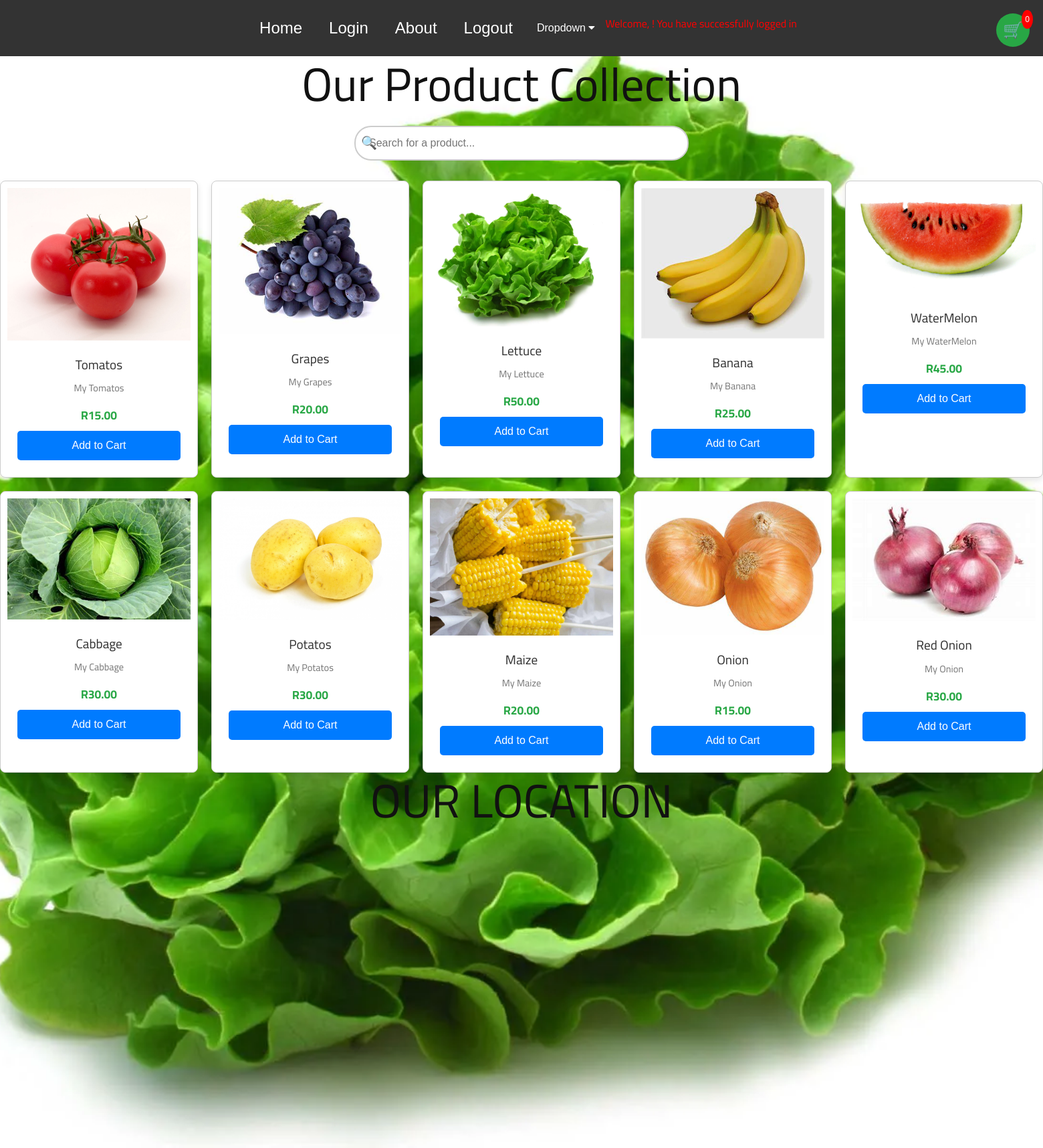
Page /product_list/ on the committed database.
### accounts/models.py (models this page shows, shortened)
class Product(models.Model):
    name = models.CharField(max_length=100)
    price = models.DecimalField(max_digits=10, decimal_places=2)
    image = models.ImageField(upload_to='products/')  # Uploaded images will be saved in 'media/products/'

### accounts/views.py (the view)
# urls.py: path('product_list/', views.product_list, name='product_list'),
def product_list(request):
    categories = Category.objects.all()
    products = Product.objects.all()
    return render(request, 'product_list.html', {'categories': categories, 'products': products})

### templates/product_list.html (shortened to what this page needs)
<!DOCTYPE html>
<html lang="en">
    {% load static %}
<head>
    <link rel="stylesheet" href="static/css/bootstrap.min.css" type="text/css">
    <link rel="stylesheet" href="static/css/font-awesome.min.css" type="text/css">
    <link rel="stylesheet" href="static/css/elegant-icons.css" type="text/css">
    <link rel="stylesheet" href="static/css/nice-select.css" type="text/css">
    <link rel="stylesheet" href="static/css/jquery-ui.min.css" type="text/css">
    <link rel="stylesheet" href="static/css/owl.carousel.min.css" type="text/css">
    <link rel="stylesheet" href="static/css/slicknav.min.css" type="text/css">
    <link rel="stylesheet" href="static/css/style.css" type="text/css">
    <link rel="stylesheet" href="https://cdnjs.cloudflare.com/ajax/libs/font-awesome/4.7.0/css/font-awesome.min.css">
</head>
<body>
    <!DOCTYPE html>
<html lang="en">
<head>
    <link href="https://cdnjs.cloudflare.com/ajax/libs/font-awesome/4.7.0/css/font-awesome.min.css" rel="stylesheet">
</head>
<body>
    <div class="navbar">
        <a href="{% url 'index' %}">Home</a>
        <a href="{% url 'auth_login' %}">Login</a>
        <a href="{% url 'about' %}">About</a>
        <a href="{% url 'index' %}">Logout</a>
        <div class="dropdown">
            <button class="dropbtn">Dropdown <i class="fa fa-caret-down"></i></button>
        </div>
        <p style="color: red;"> Welcome, {{ user.username }}!
            You have successfully logged in</p>
       </div>
</body>
</html>
    <h1>Our Product Collection</h1>
    <div class="search-container">
        <input type="text" id="searchBar" placeholder="Search for a product..." onkeyup="filterProducts()">
        <span class="search-icon">🔍</span>
    </div>
    <ul class="product-list">
        {% for product in products %}
        <li class="product">
            <img src="{{ product.image.url }}" alt="{{ product.name }}">
            <div class="product-content">
                <h3>{{ product.name }}</h3>
                <p>{{ product.description }}</p>
                <p class="price">R{{ product.price }}</p>
                <button class="cart-button" onclick="addToCart('{{ product.id }}', '{{ product.name }}', '{{ product.price }}')">Add to Cart</button>
            </div>
        </li>
        {% endfor %}
    </ul>
    <div class="cart-icon" onclick="toggleCart()">
        🛒
        <div class="item-count" id="cart-item-count">0</div>
    </div>
    <center>
        <h1>OUR LOCATION</h1>
        <iframe src="https://www.google.com/maps/embed?pb=!1m14!1m12!1m3!1d28765.83081660044!2d28.1739264!3d-25.680281599999997!2m3!1f0!2f0!3f0!3m2!1i1024!2i768!4f13.1!5e0!3m2!1sen!2sza!4v1731853048921!5m2!1sen!2sza" width="1700" height="450" style="border:0;" allowfullscreen=""  position="absolute" loading="lazy"></iframe>
       </center>
</body>
</html>

### templates/product_list.html (style rules this page uses)
h1, h2 { text-align: center; margin-bottom: 20px; }
.search-container { position: relative; width: 80%; max-width: 500px; margin: 0 auto 30px; }
#searchBar { width: 100%; padding: 12px 40px 12px 20px; font-size: 1rem; border-radius: 25px; border: 2px solid #ccc; outline: none; transition: all 0.3s ease; }
.search-icon { position: absolute; left: 10px; top: 50%; transform: translateY(-50%); color: #888; font-size: 1.2rem; }
.product-list { display: grid; grid-template-columns: repeat(auto-fill, minmax(250px, 1fr)); gap: 20px; list-style: none; padding: 0; }
.product { background: #fff; border-radius: 8px; box-shadow: 0 4px 10px rgba(0, 0, 0, 0.1); text-align: center; transition: transform 0.3s ease, box-shadow 0.3s ease; overflow: hidden; }
.product img { width: 100%; height: auto; transition: transform 0.3s ease; }
.product-content { padding: 15px; }
.product h3 { margin: 10px 0; font-size: 1.2rem; color: #333; }
.product p { font-size: 0.9rem; color: #777; }
.product .price { font-size: 1.1rem; color: #28a745; font-weight: bold; margin: 10px 0; }
.cart-button { background-color: #007bff; color: white; border: none; padding: 10px; width: 100%; font-size: 1rem; border-radius: 5px; cursor: pointer; transition: background-color 0.3s ease; }
.cart-icon { position: fixed; top: 20px; right: 20px; width: 50px; height: 50px; background-color: #28a745; border-radius: 50%; display: flex; justify-content: center; align-items: center; color: white; font-size: 24px; cursor: pointer; z-index: 1000; }
.cart-icon .item-count { position: absolute; top: -5px; right: -5px; background-color: #ff0000; color: white; font-size: 12px; padding: 5px; border-radius: 50%; }
body { font-family: Arial, sans-serif; margin: 0; padding: 0; background-color: #f4f7f6; }
.navbar { background-color: #333; overflow: hidden; display: flex; justify-content: center; align-items: center; padding: 10px 0; }
.navbar a { color: white; text-align: center; padding: 14px 20px; text-decoration: none; font-size: 1.5rem; display: block; transition: background-color 0.3s ease; }
.dropdown { position: relative; display: inline-block; }
.dropbtn { background-color: #333; color: white; font-size: 1.5rem; padding: 14px 20px; border: none; cursor: pointer; transition: background-color 0.3s ease; }
body { font-family: Arial, sans-serif; margin: 0; padding: 0; background-image: url('static/img/categories/lettuce.jpg'); background-size: cover; background-position: center; background-attachment: fixed; }

### rows in the picture
Product: image (picture), name "Tomatos", description "My Tomatos", price "15.00"
Product: image (picture), name "Grapes", description "My Grapes", price "20.00"
Product: image (picture), name "Lettuce", description "My Lettuce", price "50.00"
Product: image (picture), name "Banana", description "My Banana", price "25.00"
Product: image (picture), name "WaterMelon", description "My WaterMelon", price "45.00"
Product: image (picture), name "Cabbage", description "My Cabbage", price "30.00"
Product: image (picture), name "Potatos", description "My Potatos", price "30.00"
Product: image (picture), name "Maize", description "My Maize", price "20.00"
Product: image (picture), name "Onion", description "My Onion", price "15.00"
Product: image (picture), name "Red Onion", description "My Onion", price "30.00"
